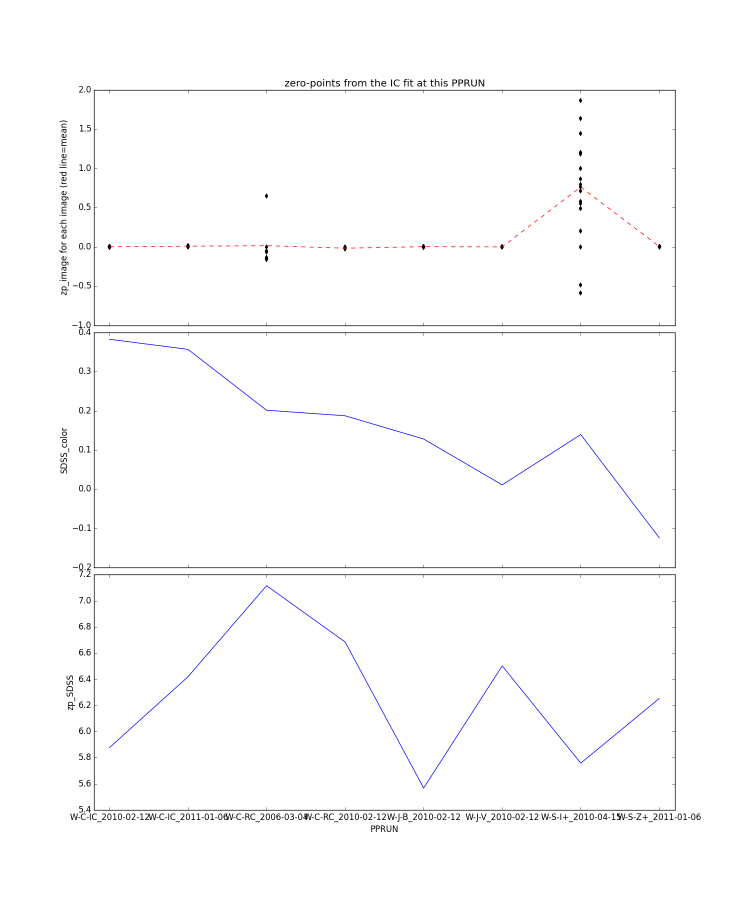
#> input picture develop_simple_ic/ICstats/pltICzp_fitvals-SDSS_and_zp_image.png, 1500 x 1800 px (shown at 1/2 size)
$ python -i warp_the_pickle_new.py   (imports and definitions only)   (Python 2 division)
#> lines starting #> are read from the running program, lines starting #| are printed output that depends on the picture
#!/usr/bin/env python

import sys, glob,astropy, astropy.io.fits as pyfits, os.path
#from numpy import *
import scipy
import scipy.interpolate.interpolate as interp
#from readtxtfile import readtxtfile
#from optparse import OptionParser

c = 299792458e10 #Angstroms/s

# [228 lines left out: functions get_sdss_spectra, retrieve_sdss_spectra, make_new_spectrum, not called in this run]

''' assemble a new locus '''
# [244 lines left out: functions make_new_locus, optimize, not called in this run]


def similar(input):

    #sdssSpectrum = sdssSpectrum[0]

    from copy import copy
    sdssSpectrum = copy(input)

    import scipy, pylab
    print scipy.median(sdssSpectrum[:,1])
    sdssSpectrum[:,1] = sdssSpectrum[:,1] / (scipy.ones(len(sdssSpectrum[:,1]))*scipy.median(sdssSpectrum[:,1]))
    print sdssSpectrum


    spectra_complete = load_spectra()

    diffs = []

    for i in range(len(spectra_complete)):
        sp = spectra_complete[i]
        spectrum = sp[0]
        picklesSpline = interp.interp1d(spectrum[:,0], spectrum[:,1],
                                   bounds_error = False,
                                   fill_value = 0.)


        specInterp = picklesSpline(sdssSpectrum[:,0])

        specInterp = specInterp / (scipy.ones(len(sdssSpectrum[:,1]))*scipy.median(specInterp))

        diff = specInterp - sdssSpectrum[:,1]
        diff = diff - scipy.ones(len(diff))*scipy.median(diff)
        stat = abs(diff).sum()
        print stat, i
        diffs.append([stat,i])

    diffs.sort()


    sp = spectra_complete[diffs[0][1]]
    spectrum = sp[0]
    picklesSpline = interp.interp1d(spectrum[:,0], spectrum[:,1],
                               bounds_error = False,
                               fill_value = 0.)


    specInterp = picklesSpline(sdssSpectrum[:,0])

    specInterp = specInterp / (scipy.ones(len(sdssSpectrum[:,1]))*scipy.median(specInterp))

    diff = specInterp - sdssSpectrum[:,1]
    diff = diff - scipy.ones(len(diff))*scipy.median(diff)

    import scipy
    specAll = scipy.array(zip(spectrum[:,0], spectrum[:,1] / (scipy.ones(len(spectrum[:,1]))*scipy.median(specInterp))))
    if False:
        pylab.clf()
        pylab.plot(specAll[:,0],specAll[:,1])
        pylab.plot(sdssSpectrum[:,0],sdssSpectrum[:,1])
        pylab.plot(sdssSpectrum[:,0],diff)

        pylab.xlim(3000,11000)
        pylab.show()

    ''' need to fit spectral ends to reproduce locus color '''

    return sdssSpectrum, specAll
    #warp_the_pickle.py had this instead: return sdssSpectrum, specAll, spectra_complete[diffs[0][1]][1]


def load_spectra():
    import pickle
    f = open('picklespectra','r')
    m = pickle.Unpickler(f)
    spectra = m.load()

    return spectra

# [387 lines left out: functions locus, readtxtfile, get_filters, get_spectra, applyFilter, synth and 3 more, not called in this run]


def warp():

    mod_func = lambda x: p[0] + p[1]*x + p[2]*x**2. + p[3]*x**3.

>>> import cv2
>>> picture = cv2.imread('develop_simple_ic/ICstats/pltICzp_fitvals-SDSS_and_zp_image.png', cv2.IMREAD_GRAYSCALE)
#> picture: shape (1800, 1500); min 0, max 255, mean 252.2
>>> result = similar(picture)
#| 255.0
#> in similar, `sdssSpectrum[:,1] = sdssSpectrum[:,1] / (scipy.ones(len(sdssSpectrum[:..`:
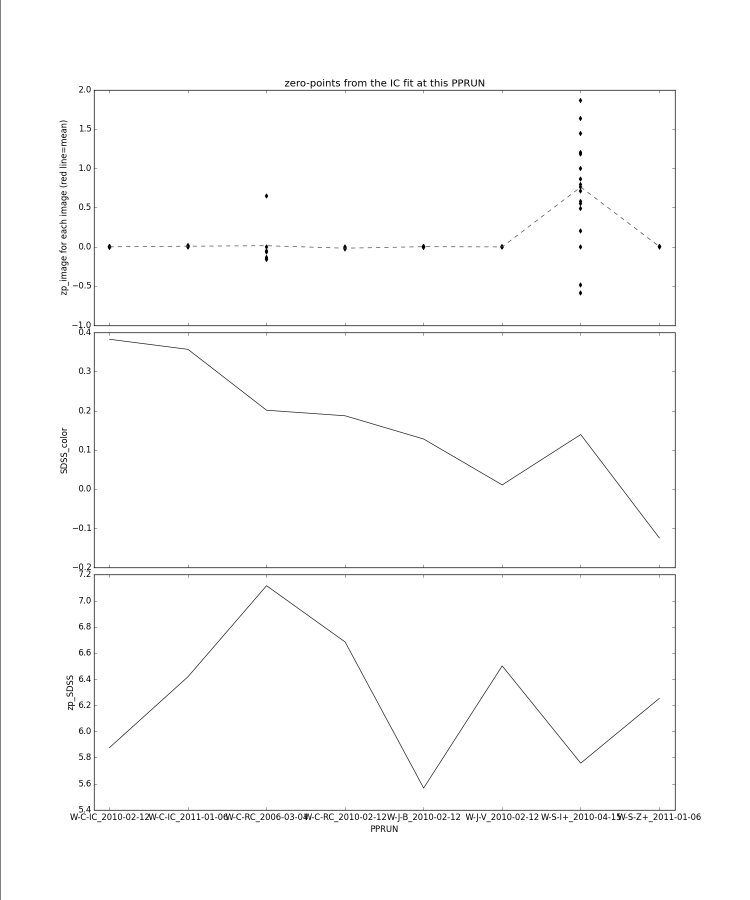
#> sdssSpectrum: shape (1800, 1500) (shown at 1/2 size); min 0, max 255, mean 252.1
#> (printed output is left out)
#> (the run stopped early here; a loop or call above may not have finished)

$ run again, on develop_simple_ic/ICstats/pltICzp_fitvals-zp_chip.png
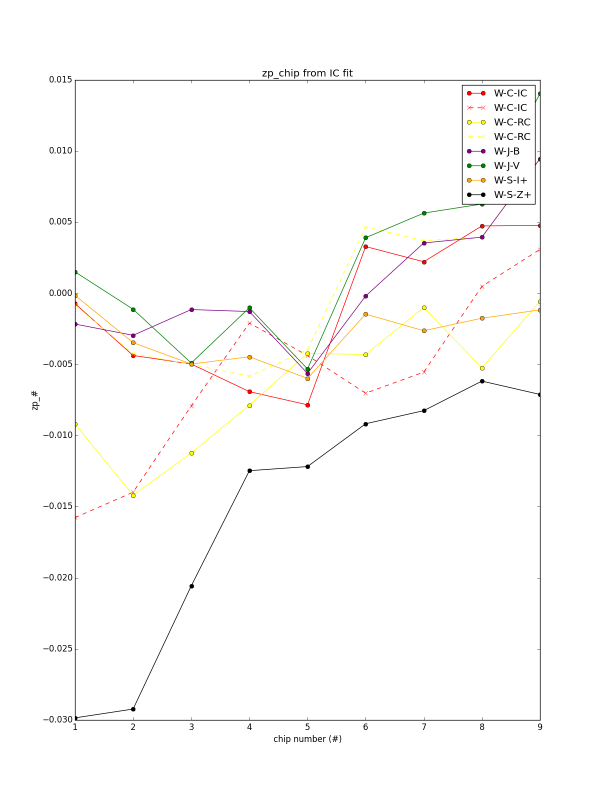
#> input picture develop_simple_ic/ICstats/pltICzp_fitvals-zp_chip.png, 1200 x 1600 px (shown at 1/2 size)
#| 255.0
#> in similar, `sdssSpectrum[:,1] = sdssSpectrum[:,1] / (scipy.ones(len(sdssSpectrum[:..`:
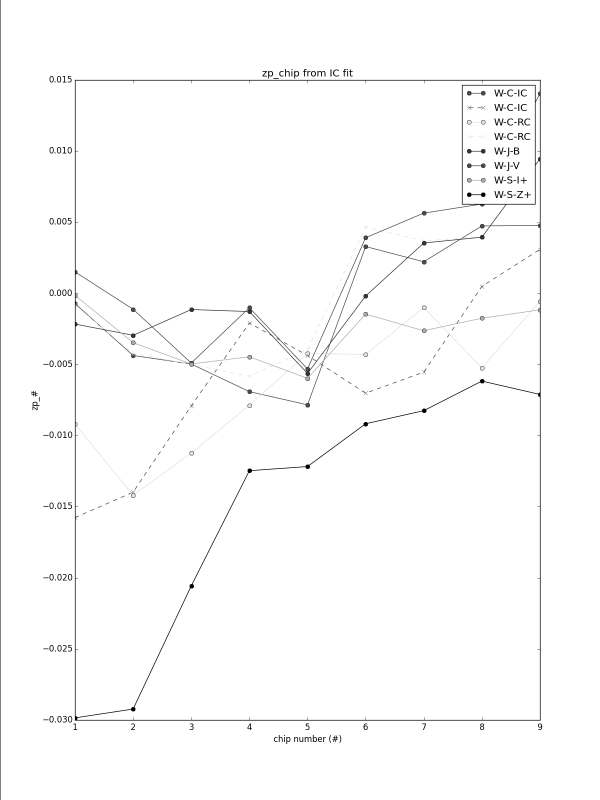
#> sdssSpectrum: shape (1600, 1200) (shown at 1/2 size); min 0, max 255, mean 251.9
#> (printed output is left out)
